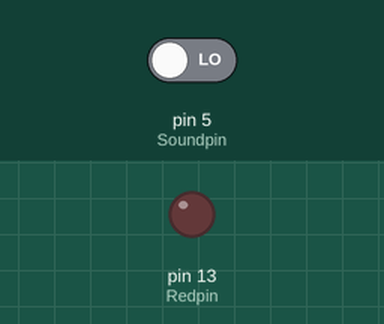
Bench run of a sketch on a simulated Arduino Uno, built with avr-gcc and run on an emulated ATmega328P. Parts: output pins drawn as LEDs (lit = HIGH). Inputs (shaded band) come from the test bench; at power-on: pin 5 (Soundpin) LOW.

Above: at 1.2 s.
1.3 s: pin 5 (Soundpin) driven HIGH
At 1.8 s:
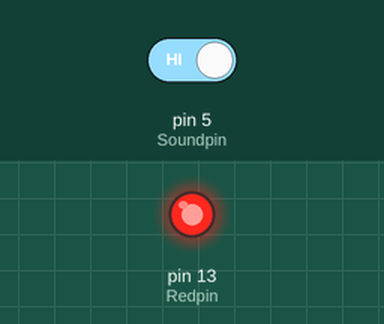
2.8 s: pin 5 (Soundpin) driven LOW
At 4.2 s:
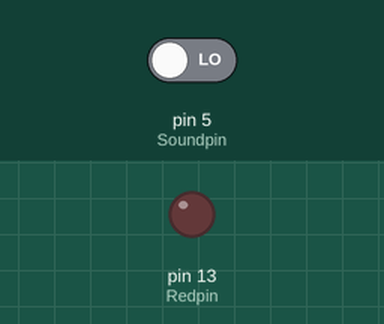
Timing chart, 0 to 5.8 s (numbered marks = the images above; inputs shaded):
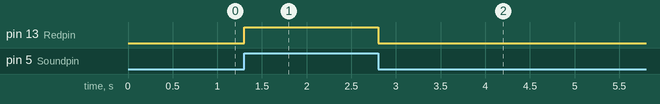

Measured:
- after the input at 1.3 s, pin 13 (Redpin): LOW → HIGH at once
- after the input at 2.8 s, pin 13 (Redpin): HIGH → LOW at once

The sketch:

Soundsensor.ino
```cpp
int Soundpin= 5;
int Redpin= 13 ;
void setup() {
  pinMode(Redpin, OUTPUT);
  pinMode(Soundpin, INPUT);
}

void loop() {
 int statusSensor= digitalRead(Soundpin);

 if(statusSensor==1){
  digitalWrite(Redpin, HIGH);
 }
else{
  digitalWrite(Redpin, LOW);
}
}
```
